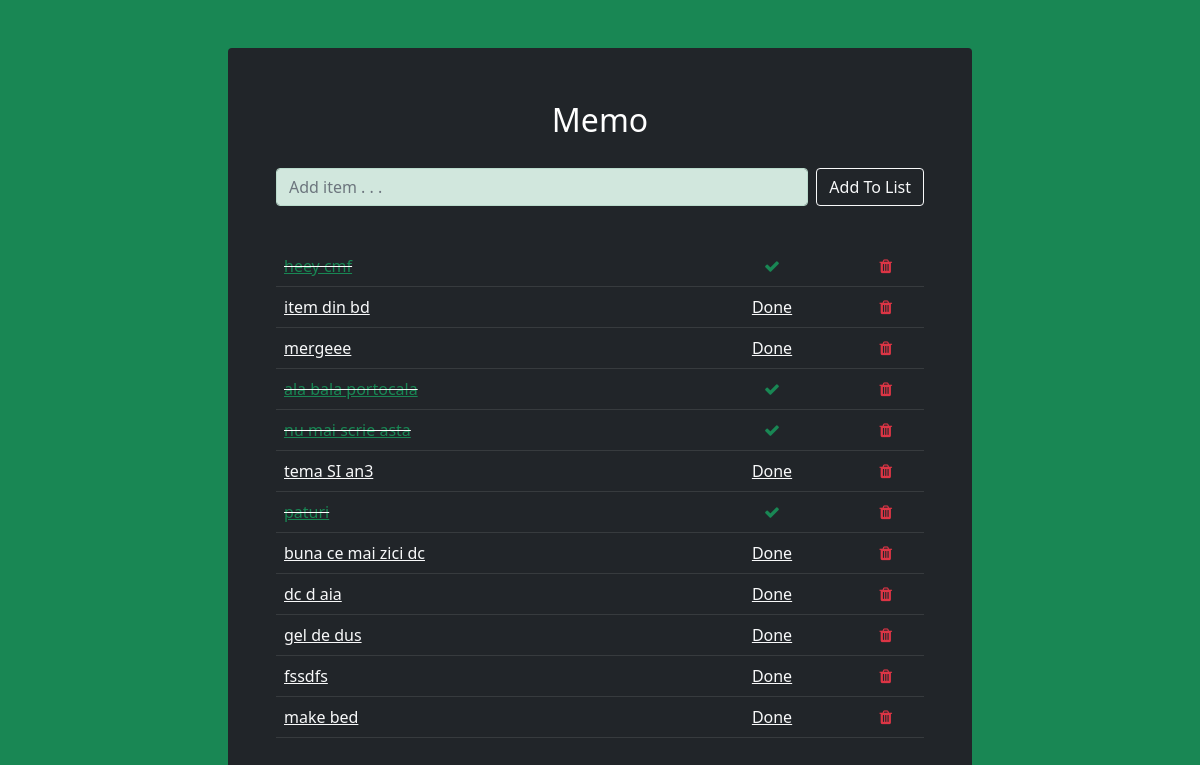
The page /memo/ on the database as committed earlier.
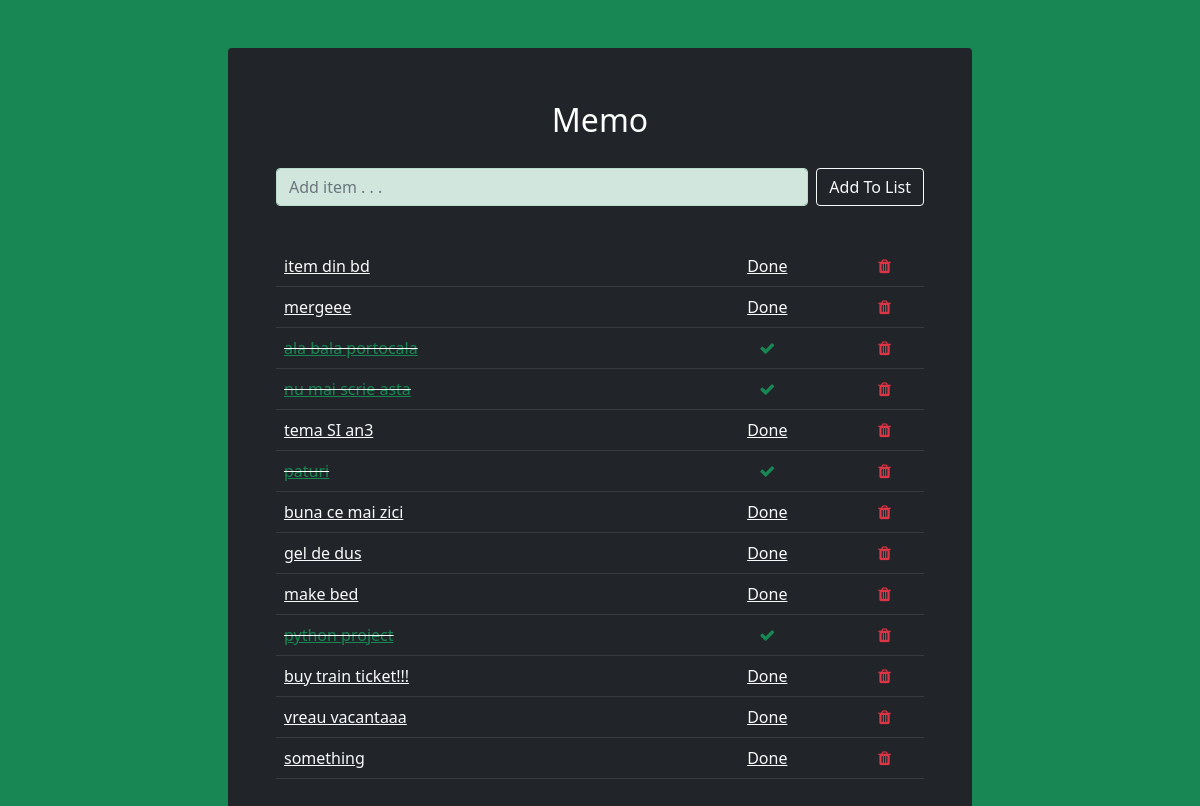
The same page on the database as committed later.
### memo_list/models.py (models this page shows, shortened)
class List(models.Model):
    item = models.CharField(max_length=200)
    completed = models.BooleanField(default=False)

### memo_list/views.py (the view)
# urls.py: path('', views.addItem, name="addItem"),
def addItem(request):
    if request.method == 'POST':
        form = ListForm(request.POST or None)
        if form.is_valid():
            form.save()
            all_items = List.objects.all
            messages.success(request,('Item has been added to memo list!'))
            return render(request, 'home.html', {'all_items': all_items})
    else:
        all_items = List.objects.all
        return render(request, 'home.html', {'all_items': all_items})

### memo_list/templates/home.html (shortened to what this page needs)
{% extends 'base.html' %}
{% block content %}
    <div class="container col-sm-8 mt-5 bg-dark p-5 rounded">
        <p class="text-center text-white fs-2">Memo</p>
        <form class="d-flex flex-row h-50 mt-4" method="POST">
            <div class="input-group mb-3">
                <input class="form-control alert-success rounded" type="text" placeholder="Add item . . ." aria-label="item" name="item">
                <button class="btn btn-outline-light ms-2 rounded" type="submit">Add To List</button>
            </div>
        </form>
        <br/>
        {% if all_items %}
            <table class="table table-dark table-responsive-sm">
            {% for things in all_items %}
                {% if things.completed %}
                    <tr>
                        <td class="striker"><a class="link-success" href="{% url 'edit' things.id %}" data-bs-toggle="tooltip" title="Edit item">{{ things.item }}</a></td>
                        <td style="height: 2%"><center><a class="link-success" href="{% url 'markAsIncomplete' things.id %}" data-bs-toggle="tooltip" title="Mark item as incomplete"><i class="fa fa-check"></a></center></td>
                        <td><center><a class="link-danger" href="{% url 'deleteItem' things.id %}" data-bs-toggle="tooltip" data-bs-placement="right" title="Delete item from memo list"><i class="fa fa-trash" ></i></a></center></td>
                    </tr>
                {% else %}
                    <tr>
                        <td><a class="link-light" href="{% url 'edit' things.id %}" data-bs-toggle="tooltip" title="Edit item">{{ things.item }}</a></td>
                        <td><center><a class="link-light" href="{% url 'markAsComplete' things.id %}" data-bs-toggle="tooltip" title="Mark item as done">Done</i></a></center></td>
                        <td><center><a class="link-danger" href="{% url 'deleteItem' things.id %}" data-bs-toggle="tooltip" title="Delete item from memo list"><i class="fa fa-trash" ></a></center></td>
                    </tr>
                {% endif %}
            {% endfor %}
            </table>
        {% endif %}
    </div>
{% endblock %}

Rows that differ between the two databases and show on the page:
removed List: item "heey cmf"
removed List: item "dc d aia"
removed List: item "fssdfs"
changed List: item "buna ce mai zici dc" → "buna ce mai zici"
added List: item "python project"
added List: item "buy train ticket!!!"
added List: item "vreau vacantaaa"
added List: item "something"
